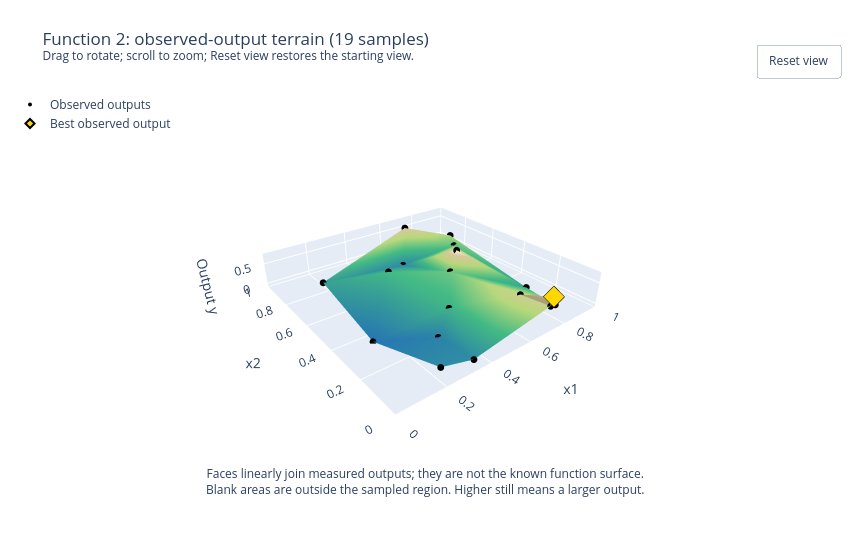

Notebook cell for this chart:
### Code cell
# This renderer joins measured heights; it does not fit a model.
terrain_fig = plot_observed_terrain(
    review["inputs"].to_numpy(), review["outputs"].to_numpy(),
    title=f"Function {FUNCTION_NUMBER}: observed-output terrain ({len(review['data'])} samples)",
    save_to=FIGURES_DIR / "observed-output-terrain.html", **TERRAIN_SETTINGS,
)
terrain_fig.show(config={**PLOT_CONFIG, "responsive": TERRAIN_SETTINGS["width"] is None})

### Figure 1 — Plotly figure (JSON) as saved in the notebook; plotly's stock layout.template omitted (floating-point values rounded to 4 significant figures)
{"data": [{"colorscale": [[0, "#2475b0"], [0.4, "#42b983"], [0.65, "#b6d77a"], [0.85, "#d9c69c"], [1, "#fffde0"]], "flatshading": true, "hoverinfo": "skip", "i": [12, 18, 12, 0, 6, 5, 6, 9, 5, 10, 18, 9, 3, 3, 3, 17, 4, 0, 4, 6, 0, 15, 17, 7, 4, 11, 8], "intensity": [0.539, 0.4206, -0.06562, 0.294, 0.215, 0.02311, 0.2446, 0.03875, -0.01386, 0.6112, 0.2834, 0.0311, 0.1561, 0.1312, 0.3225, 0.7231, 0.5118, 0.5319, 0.703], "intensitymode": "vertex", "j": [18, 5, 0, 12, 5, 6, 13, 10, 9, 9, 3, 3, 9, 12, 18, 0, 0, 4, 6, 4, 15, 17, 15, 8, 8, 8, 4], "k": [14, 14, 16, 14, 13, 14, 2, 13, 13, 1, 5, 1, 5, 1, 12, 7, 14, 7, 2, 14, 16, 16, 0, 11, 7, 2, 2], "name": "Joined observations", "showscale": false, "type": "mesh3d", "x": [0.6658, 0.8778, 0.1427, 0.8453, 0.4546, 0.5777, 0.4382, 0.3417, 0.3386, 0.7026, 0.775, 0.2282, 0.8356, 0.1795, 0.6362, 0.7005, 0.7169, 0.6898, 0.7005], "y": [0.124, 0.7786, 0.349, 0.7111, 0.2905, 0.772, 0.685, 0.0287, 0.2139, 0.9266, 0.95, 0.06664, 0.2329, 0.8087, 0.4956, 0.000114, 0.0, 0.0, 0.53], "z": [0.539, 0.4206, -0.06562, 0.294, 0.215, 0.02311, 0.2446, 0.03875, -0.01386, 0.6112, 0.2834, 0.0311, 0.1561, 0.1312, 0.3225, 0.7231, 0.5118, 0.5319, 0.703]}, {"customdata": [0.539, 0.4206, -0.06562, 0.294, 0.215, 0.02311, 0.2446, 0.03875, -0.01386, 0.6112, 0.2834, 0.0311, 0.1561, 0.1312, 0.3225, 0.7231, 0.5118, 0.5319, 0.703], "hovertemplate": "x1=%{x:.4f}<br>x2=%{y:.4f}<br>Output y=%{customdata:.3e}<extra></extra>", "marker": {"color": "black", "size": 4}, "mode": "markers", "name": "Observed outputs", "type": "scatter3d", "x": [0.6658, 0.8778, 0.1427, 0.8453, 0.4546, 0.5777, 0.4382, 0.3417, 0.3386, 0.7026, 0.775, 0.2282, 0.8356, 0.1795, 0.6362, 0.7005, 0.7169, 0.6898, 0.7005], "y": [0.124, 0.7786, 0.349, 0.7111, 0.2905, 0.772, 0.685, 0.0287, 0.2139, 0.9266, 0.95, 0.06664, 0.2329, 0.8087, 0.4956, 0.000114, 0.0, 0.0, 0.53], "z": [0.539, 0.4206, -0.06562, 0.294, 0.215, 0.02311, 0.2446, 0.03875, -0.01386, 0.6112, 0.2834, 0.0311, 0.1561, 0.1312, 0.3225, 0.7231, 0.5118, 0.5319, 0.703]}, {"customdata": [0.7231], "hovertemplate": "Best observed output: %{customdata:.3e}<extra></extra>", "marker": {"color": "gold", "line": {"color": "black", "width": 2}, "size": 7, "symbol": "diamond"}, "mode": "markers", "name": "Best observed output", "type": "scatter3d", "x": [0.7005], "y": [0.000114], "z": [0.7231]}], "layout": {"annotations": [{"showarrow": false, "text": "Faces linearly join measured outputs; they are not the known function surface.<br>Blank areas are outside the sampled region. Higher still means a larger output.", "x": 0.5, "xref": "paper", "y": -0.08, "yref": "paper"}], "autosize": false, "height": 560, "legend": {"x": 0, "y": 1}, "margin": {"b": 90, "l": 10, "r": 10, "t": 90}, "scene": {"aspectmode": "manual", "aspectratio": {"x": 1, "y": 1, "z": 0.16}, "camera": {"center": {"x": 0, "y": 0, "z": 0}, "eye": {"x": -1.05, "y": -1.35, "z": 0.9}, "projection": {"type": "perspective"}, "up": {"x": 0, "y": 0, "z": 1}}, "dragmode": "orbit", "xaxis": {"range": [0, 1], "title": {"text": "x1"}}, "yaxis": {"range": [0, 1], "title": {"text": "x2"}}, "zaxis": {"nticks": 3, "tickmode": "auto", "title": {"text": "Output y"}}}, "title": {"text": "Function 2: observed-output terrain (19 samples)<br><sup>Drag to rotate; scroll to zoom; Reset view restores the starting view.</sup>"}, "updatemenus": [{"buttons": [{"args": [{"scene.camera": {"center": {"x": 0, "y": 0, "z": 0}, "eye": {"x": -1.05, "y": -1.35, "z": 0.9}, "projection": {"type": "perspective"}, "up": {"x": 0, "y": 0, "z": 1}}}], "label": "Reset view", "method": "relayout"}], "showactive": false, "type": "buttons", "x": 1, "xanchor": "right", "y": 1.12, "yanchor": "top"}], "width": 850}}
